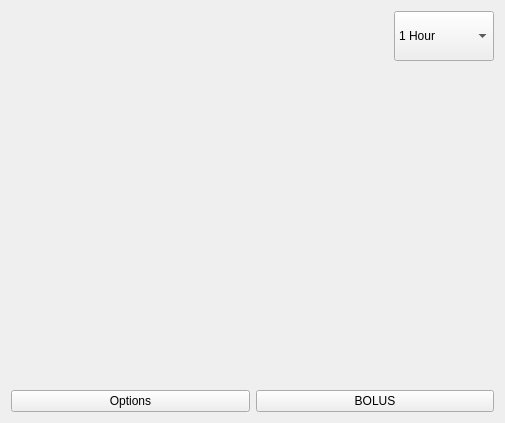
<?xml version="1.0" encoding="UTF-8"?>
<ui version="4.0">
 <class>HomeScreen</class>
 <widget class="QWidget" name="HomeScreen">
  <property name="geometry">
   <rect>
    <x>0</x>
    <y>0</y>
    <width>505</width>
    <height>423</height>
   </rect>
  </property>
  <property name="sizePolicy">
   <sizepolicy hsizetype="Preferred" vsizetype="Preferred">
    <horstretch>0</horstretch>
    <verstretch>0</verstretch>
   </sizepolicy>
  </property>
  <property name="windowTitle">
   <string>Form</string>
  </property>
  <layout class="QVBoxLayout" name="verticalLayout_2">
   <item>
    <layout class="QVBoxLayout" name="verticalLayout_4">
     <item>
      <layout class="QHBoxLayout" name="horizontalLayout_2">
       <item>
        <widget class="InsulinGauge" name="InsulinGaugeWidget" native="true"/>
       </item>
       <item>
        <widget class="QComboBox" name="graphWindowSelector">
         <property name="maximumSize">
          <size>
           <width>100</width>
           <height>50</height>
          </size>
         </property>
         <item>
          <property name="text">
           <string>1 Hour</string>
          </property>
         </item>
         <item>
          <property name="text">
           <string>3 Hours</string>
          </property>
         </item>
         <item>
          <property name="text">
           <string>6 Hours</string>
          </property>
         </item>
        </widget>
       </item>
      </layout>
     </item>
     <item>
      <widget class="QWidget" name="graphWidget" native="true">
       <property name="maximumSize">
        <size>
         <width>800</width>
         <height>400</height>
        </size>
       </property>
      </widget>
     </item>
    </layout>
   </item>
   <item>
    <layout class="QHBoxLayout" name="horizontalLayout">
     <item>
      <widget class="QPushButton" name="optionsButton">
       <property name="text">
        <string>Options</string>
       </property>
      </widget>
     </item>
     <item>
      <widget class="QPushButton" name="bolusButton">
       <property name="text">
        <string>BOLUS</string>
       </property>
      </widget>
     </item>
    </layout>
   </item>
  </layout>
 </widget>
 <customwidgets>
  <customwidget>
   <class>InsulinGauge</class>
   <extends>QWidget</extends>
   <header>InsulinGauge.h</header>
   <container>1</container>
  </customwidget>
 </customwidgets>
 <resources/>
 <connections>
  <connection>
   <sender>bolusButton</sender>
   <signal>clicked()</signal>
   <receiver>HomeScreen</receiver>
   <slot>navigateToBolus()</slot>
   <hints>
    <hint type="sourcelabel">
     <x>200</x>
     <y>256</y>
    </hint>
    <hint type="destinationlabel">
     <x>199</x>
     <y>149</y>
    </hint>
   </hints>
  </connection>
  <connection>
   <sender>optionsButton</sender>
   <signal>clicked()</signal>
   <receiver>HomeScreen</receiver>
   <slot>navigateToOptions()</slot>
   <hints>
    <hint type="sourcelabel">
     <x>79</x>
     <y>256</y>
    </hint>
    <hint type="destinationlabel">
     <x>199</x>
     <y>149</y>
    </hint>
   </hints>
  </connection>
 </connections>
 <slots>
  <slot>navigateToOptions()</slot>
  <slot>navigateToBolus()</slot>
 </slots>
</ui>
